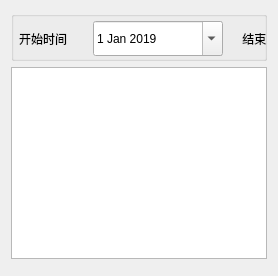
             <widget class="QWidget" name="tab_7">
              <attribute name="title">
               <string>历史数据</string>
              </attribute>
              <layout class="QVBoxLayout" name="verticalLayout_9">
               <item>
                <widget class="QGroupBox" name="groupBox_11">
                 <property name="minimumSize">
                  <size>
                   <width>0</width>
                   <height>50</height>
                  </size>
                 </property>
                 <property name="title">
                  <string/>
                 </property>
                 <widget class="QLabel" name="label_36">
                  <property name="geometry">
                   <rect>
                    <x>8</x>
                    <y>10</y>
                    <width>71</width>
                    <height>35</height>
                   </rect>
                  </property>
                  <property name="text">
                   <string>开始时间</string>
                  </property>
                 </widget>
                 <widget class="QPushButton" name="pushButton_35">
                  <property name="geometry">
                   <rect>
                    <x>534</x>
                    <y>10</y>
                    <width>130</width>
                    <height>35</height>
                   </rect>
                  </property>
                  <property name="minimumSize">
                   <size>
                    <width>130</width>
                    <height>35</height>
                   </size>
                  </property>
                  <property name="text">
                   <string>查询</string>
                  </property>
                 </widget>
                 <widget class="QPushButton" name="pushButton_45">
                  <property name="geometry">
                   <rect>
                    <x>670</x>
                    <y>10</y>
                    <width>130</width>
                    <height>35</height>
                   </rect>
                  </property>
                  <property name="minimumSize">
                   <size>
                    <width>130</width>
                    <height>35</height>
                   </size>
                  </property>
                  <property name="text">
                   <string>导出数据</string>
                  </property>
                 </widget>
                 <widget class="QLabel" name="label_37">
                  <property name="geometry">
                   <rect>
                    <x>198</x>
                    <y>10</y>
                    <width>141</width>
                    <height>35</height>
                   </rect>
                  </property>
                  <property name="text">
                   <string>          结束时间</string>
                  </property>
                 </widget>
                 <widget class="QDateEdit" name="dateEdit">
                  <property name="geometry">
                   <rect>
                    <x>82</x>
                    <y>10</y>
                    <width>130</width>
                    <height>35</height>
                   </rect>
                  </property>
                  <property name="minimumSize">
                   <size>
                    <width>130</width>
                    <height>35</height>
                   </size>
                  </property>
                  <property name="dateTime">
                   <datetime>
                    <hour>0</hour>
                    <minute>0</minute>
                    <second>0</second>
                    <year>2019</year>
                    <month>1</month>
                    <day>1</day>
                   </datetime>
                  </property>
                  <property name="calendarPopup">
                   <bool>true</bool>
                  </property>
                 </widget>
                 <widget class="QDateEdit" name="dateEdit_2">
                  <property name="geometry">
                   <rect>
                    <x>352</x>
                    <y>10</y>
                    <width>130</width>
                    <height>35</height>
                   </rect>
                  </property>
                  <property name="minimumSize">
                   <size>
                    <width>130</width>
                    <height>35</height>
                   </size>
                  </property>
                  <property name="dateTime">
                   <datetime>
                    <hour>0</hour>
                    <minute>0</minute>
                    <second>0</second>
                    <year>2019</year>
                    <month>1</month>
                    <day>1</day>
                   </datetime>
                  </property>
                  <property name="calendarPopup">
                   <bool>true</bool>
                  </property>
                 </widget>
                </widget>
               </item>
               <item>
                <widget class="QTableView" name="tableView_8"/>
               </item>
               <item>
                <widget class="XxwCustomPlot" name="histroyPlot" native="true">
                 <property name="sizePolicy">
                  <sizepolicy hsizetype="Preferred" vsizetype="MinimumExpanding">
                   <horstretch>0</horstretch>
                   <verstretch>0</verstretch>
                  </sizepolicy>
                 </property>
                </widget>
               </item>
              </layout>
             </widget>
